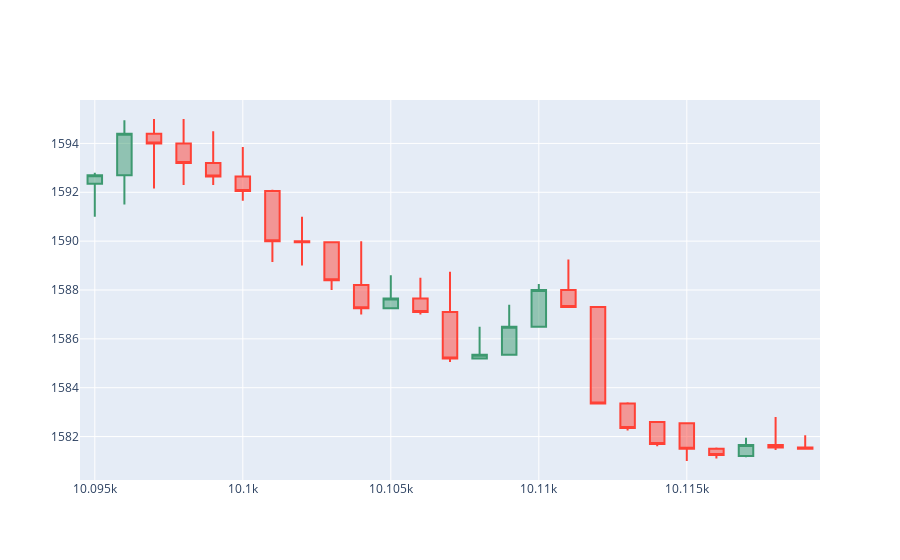
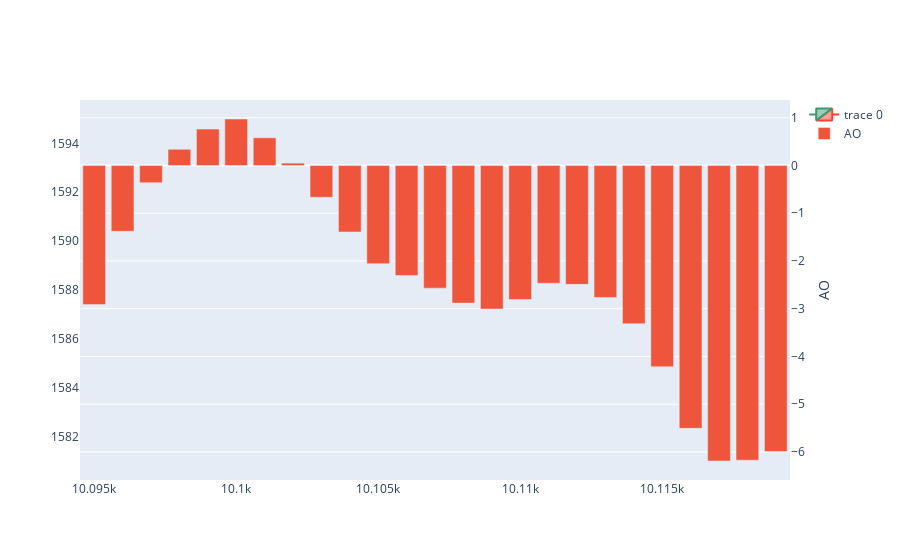

Notebook source saved alongside these figures, in order:
### Code cell
check_df = df_vol.iloc[ 10095:10120]
plot(check_df)
